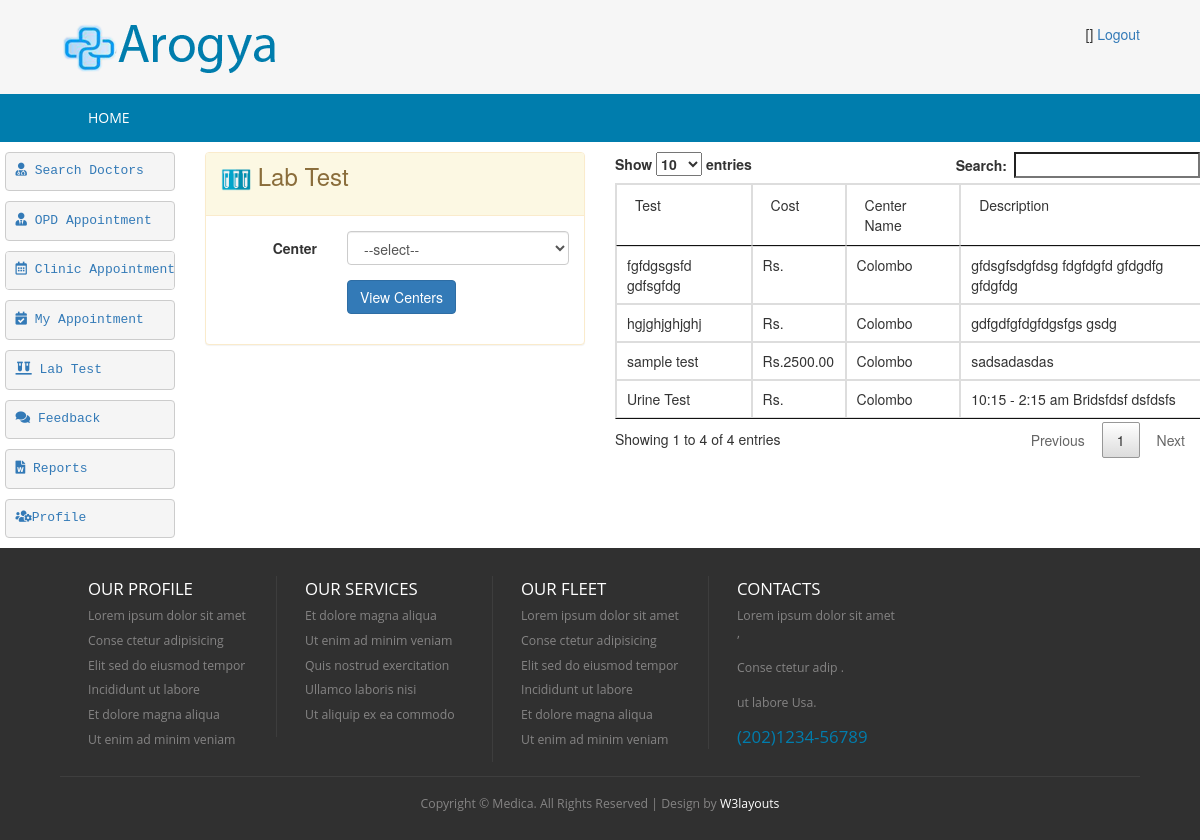
/index.php/patient_controller/loadViewLabTestCenters, run on an earlier commit of the app's database.
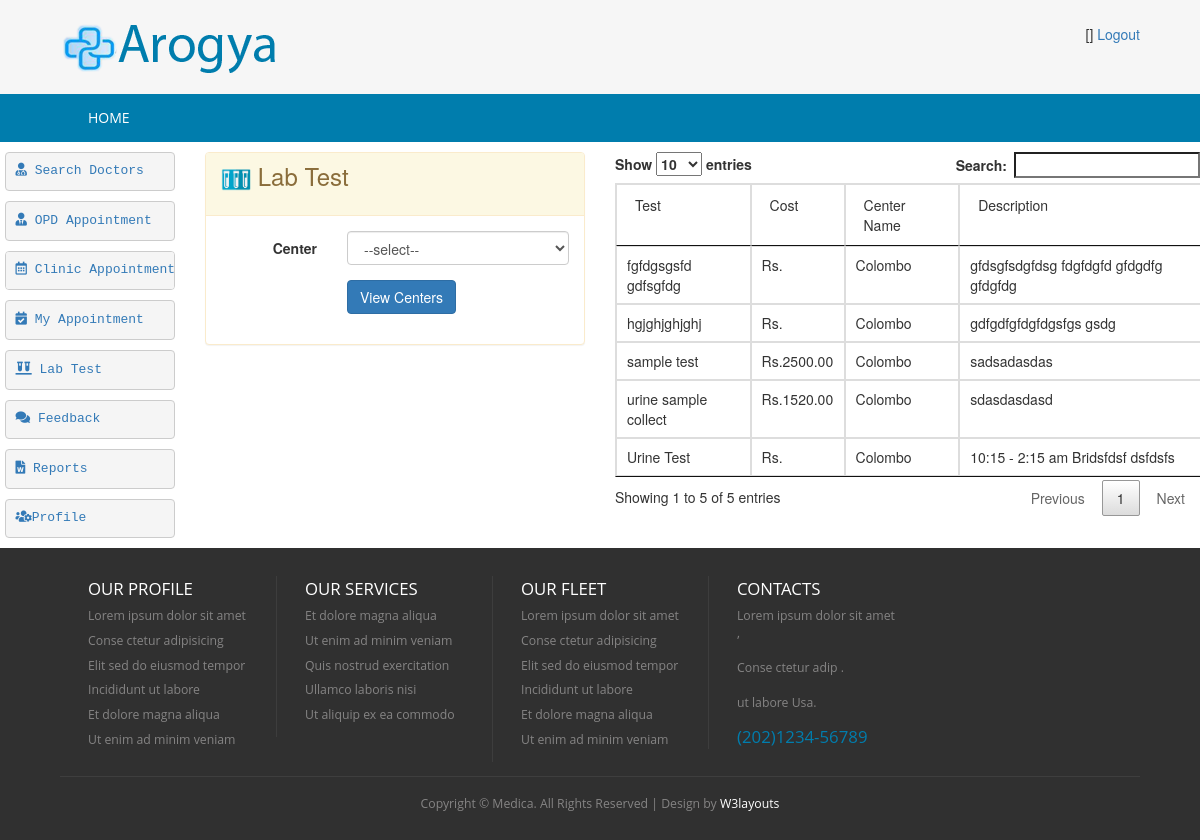
And on a later commit of the database.
### tables this page shows
CREATE TABLE `hms_lab_test` (
  `id` int(5) NOT NULL AUTO_INCREMENT,
  `lab_test` varchar(50) DEFAULT NULL,
  `center_name` varchar(20) DEFAULT NULL,
  `description` text,
  `test_cost` decimal(10,2) DEFAULT NULL,
  PRIMARY KEY (`id`)
);

### application/controllers/Patient_Controller.php (called while the page is built, shortened)
<?php
class Patient_Controller extends CI_Controller {
    public function loadViewLabTestCenters() {
        $this->load->model(array('LabTest', 'Center'));
        $data['msg'] = '';
        $labTest = new LabTest();
        $labCenterDetails = $labTest->get();
        $data['labCenterDetails'] = $labCenterDetails;
        $this->load->view('patient/patient-lab-test', $data);
    }
}

### index.php (called while the page is built, shortened)
<?php
require_once BASEPATH.'core/CodeIgniter.php';

### application/core/my_model.php (called while the page is built, shortened)
<?php
class MY_Model extends CI_Model{
    public function get($limit=0,$offset = 0) {
        if($limit){
            $query = $this->db->get($this::DB_TABLE,$limit,$offset);
        }else{
            $query = $this->db->get($this::DB_TABLE);
        }
        $ret_val = array();
        foreach ($query->result() as $row) {
            $model = new $class;
            $model->populate($row);
            $ret_val[$row->{$this::DB_TABLE_PK}] = $model;
        }
        return $ret_val;
    }
}

### application/views/patient/patient-lab-test.php (the view, shortened to what the changed rows need)
<!DOCTYPE HTML>
<html>
    <head>
        <link href="<?php echo base_url('css/style.css'); ?>" rel="stylesheet" type="text/css"  media="all" />
        <link href="<?php echo base_url('css/bootstrap.css'); ?>" rel="stylesheet" type="text/css"/>
        <link rel="stylesheet" href="<?php echo base_url('css/responsiveslides.css') ?>">
        <link rel="stylesheet" href="https://use.fontawesome.com/releases/v5.2.0/css/all.css">
    </head>
    <body>
        <div class="content">
            <div class="row">
                <div class="col-md-2">
                </div>
                <div class="col-md-4">
                    <div class="panel panel-warning">
                    </div>
                </div>
                <div class="col-md-6">
                    <table class="table-bordered" id="example" style="width: 100%">
                        <thead>
                            <tr>
                                <td>Test</td>
                                <td>Cost</td>
                                <td>Center Name</td>
                                <td>Description</td>
                            </tr></thead>
                        <?php
                        if ($labCenterDetails)
                            foreach ($labCenterDetails as $value) {
                                ?>
                                <tr>
                                    <td><?= $value->lab_test ?></td>
                                    <td>Rs.<?= $value->test_cost ?></td>
                                    <td><?= $value->center_name ?></td>
                                    <td><?= $value->description ?></td>
                                </tr>
                                <?php
                            }
                        ?>
                    </table>
                    <link href="<?= base_url('css/jquery.dataTables.min.css')?>" rel="stylesheet" type="text/css"/>
                </div>
            </div>
        </div>
    </body>
</html>

What changed in the data, as far as the page shows it:
added hms_lab_test: lab_test "urine sample collect", test_cost "1520.00", center_name "Colombo", description "sdasdasdasd"
Also different on the page:
text written by a page script: "Show entries Search: Showing 1 to 4 of 4 entries Previous 1 Next" → "Show entries Search: Showing 1 to 5 of 5 entries Previous 1 Next"
